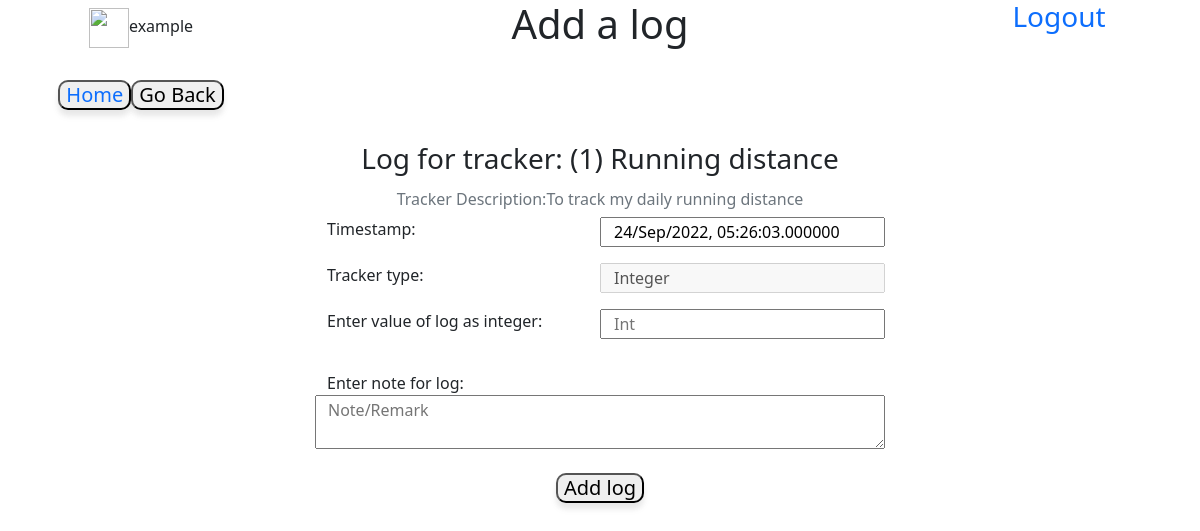
The page /1/log/add (signed in) on the database its author committed.
### database.py (models this page shows)
class User(db.Model,UserMixin):
    id=db.Column(db.Integer,primary_key=True,autoincrement=True)
    username=db.Column(db.String,nullable=False,unique=True)
    password=db.Column(db.String,nullable=False)
    trackers=db.relationship("tracker",cascade='all',backref="parent")
    email = db.Column(db.String, unique=True)
    active = db.Column(db.Boolean())
    fs_uniquifier = db.Column(db.String(255), unique=True, nullable=False)
    roles = db.relationship('Role', secondary=roles_users,backref=db.backref('users', lazy='dynamic'))

class tracker(db.Model):
    user_id=db.Column(db.Integer,db.ForeignKey('user.id'),nullable=False)
    tracker_id=db.Column(db.Integer,primary_key=True,autoincrement=True)
    name=db.Column(db.String(30),nullable=False)
    desc=db.Column(db.String)
    type=db.Column(db.String,nullable=False)
    settings=db.Column(db.String)
    lastupdate=db.Column(db.DateTime)
    logs=db.relationship("log",cascade='all', backref="parent")

### application/controllers.py (the view, shortened to what this page needs)
@app.route('/<int:tracker_id>/log/add',methods=['GET','POST','PUT'])
@login_required
def add_logs(tracker_id): #
    if (tracker_id,) not in db.session.query(tracker.tracker_id).all():
        return notfound('tracker_id_not_found')
    t=tracker.query.get(tracker_id)
    timedict={'start':'','end':'','duration':''}
    if request.method=='GET':
        if request.args.get('start'):
            s=request.args.get('start')
        elif request.args.get('startb')=="start":
            s=datetime.now().strftime('%H:%M:%S')
        else:
            s=''
        if request.args.get('end'):
            e=request.args.get('end')
        elif request.args.get('endb')=="end":
            e=datetime.now().strftime('%H:%M:%S')
        else:
            e=''
        d=''
        if s!='' and e!='':
            d=datetime.strptime(e,'%H:%M:%S')-datetime.strptime(s,'%H:%M:%S')
        timedict={'start':s,'end':e,'duration':d}
    return render_template('add_logs.html',t=t,datetime=datetime,timedict=timedict)

### templates/add_logs.html (shortened to what this page needs)
<!DOCTYPE html>
<html lang="en" dir="ltr">
  <head>
    <link href="https://cdn.jsdelivr.net/npm/bootstrap@5.0.2/dist/css/bootstrap.min.css" rel="stylesheet">
    <link rel="stylesheet" href="/static/main.css">
  </head>
  <body>
    <div class="row">
      <div class="col-sm-3 d-flex justify-content-center">
        <span class="align-self-center"><img src='/static/userimg.png' width="40px" height="40px" />{{t.parent.username}}</span>
      </div>
      <div class="col-sm-6 d-flex justify-content-center">
        <h1>Add a log</h1>
      </div>
      <div class="col-sm-3 d-flex justify-content-center">
        <h3><a href="/logout"> Logout</a></h3>
      </div>
    </div><br>
    <div class="row">
      <div class="col-3 text-center h5"><button type="button"><a href="/main">Home </a></button><button type="button" name="back" onclick="javascrpt:history.back()">Go Back</button>
      </div>
    </div><br>
    <div class="container add_log">
      <div class="mb-3 row d-flex justify-content-center">
        <h3 align="center">Log for tracker: ({{t.tracker_id}}) {{t.name}}</h3>
        <br><br>
        <form id="log_form" action="add" method="post">
          <div class="mb-3 row">
            <h6 class="col-8 offset-2 text-muted text-center">Tracker Description:{{t.desc}}</h6>
            <label class="col-3 offset-3" for="time">Timestamp:</label>
            <input class="col-3" type="text" name="time" value="{{ datetime.now().strftime('%d/%b/%Y, %H:%M:%S.%f') }}">
          </div>
          <div class="mb-3 row">
            <label class="col-3 offset-3" for="type">Tracker type:</label>
            <input class="col-3" type="text" name="type" value="{{t.type}}" disabled><br>
          </div>
          <div class="mb-3 row">
            {% if t.type=="Multiple-choice" -%}
            <label class="col-3 offset-3" for="value">Select tracker value:</label>
            <select class="col-3" name="value">
              {% for i in t.settings.split(',') -%}
              <option value={{i}}>{{i}}</option>
              {% endfor %}
            </select>
          </div>
        </form>
        {% elif t.type=='Integer' %}
        <label class="col-3 offset-3" for="value">Enter value of log as integer:</label>
        <input class="col-3" type="number" name="value" placeholder="Int" required>
      </div>
      </form>
      {% elif t.type=='Numeric' %}
      <label class="col-3 offset-3" for="value">Enter value of log as float:</label>
      <input class="col-3" type="number" name="value" step='0.001' placeholder="float" required>
    </div>
    </form>
    {% endif %}
    </div>
    <div class="row">
      <label for="note" class="col-3 offset-3">Enter note for log:</label>
      <textarea form='log_form' class="col-6 offset-3" name="note" placeholder="Note/Remark" align="center"></textarea>
    </div><br>
    <div class="text-center h5">
      <button form="log_form" type="submit" name="submit">Add log</button>
    </div>
    </div>
  </body>
</html>

### static/main.css (style rules this page uses)
button { box-shadow: 0 6px 8px 0 rgba(0, 0, 0, 0.05), 0 6px 5px 0 rgba(0, 0, 0, 0.05); border-radius: 10px; }
a { text-decoration: none; }

### rows shown on the page
User: parent.username "example"
tracker: tracker_id "1", name "Running distance", desc "To track my daily running distance", type "Integer"
